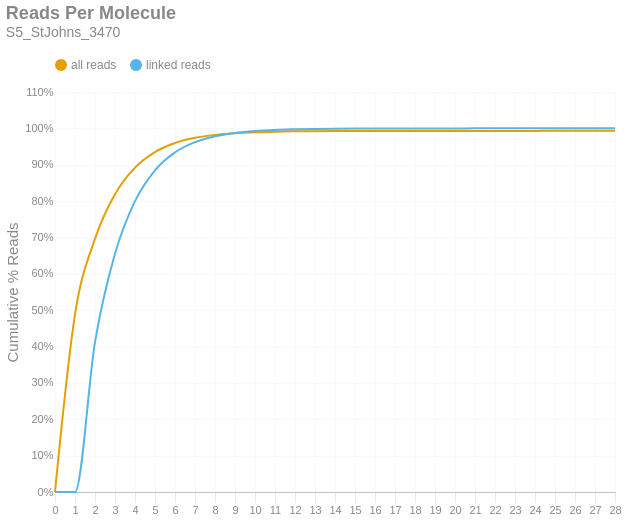

Notebook code for this chart:
### Markdown cell above
### Reads per Molecule
This chart shows the cumulative distribution of the number of reads per linked molecule. That is, how many alignments are associated with a unique molecule. This excludes the number of reads associated with invalid or absent linked-read barcodes. The `linked` histogram is the percentages recalculated when disregarding singletons.

### Code cell
if SKIPLR:
    print_html(f"Skipped")
else:
    counts = np.bincount(valids['reads'].cast(pl.Int64).to_numpy())
    weighted = counts * np.arange(len(counts))
    all_perc = weighted / n_reads
    linked_perc = weighted / n_linked_reads
    linked_perc[1] = 0
    binned_df = pl.DataFrame({
        'readsper': list(range(len(counts))),
        'all reads (cumsum)': np.cumsum(all_perc).tolist(),
        'linked reads (cumsum)': np.cumsum(linked_perc).tolist(),
    })

    with SafeRender(binned_df):
        (
            density_plot(binned_df, 'Reads Per Molecule', samplename, 'readspmol')
            .encode(
                x=alt.X('readsper:O', title=None).axis(labelAngle=0).scale(padding=0),
                y=alt.Y('value:Q', title='Cumulative % Reads').axis(format='%').stack(False),
                color=alt.Color("key:N").scale(domain=["all reads", "linked reads"]),
                tooltip=[
                    alt.Tooltip("key:N", title="Data Type"),
                    alt.Tooltip("readsper:O", title="Reads Per Molecule"),
                    alt.Tooltip("value:Q", format=".2%", title="% Reads (Cum.)")
                ]            
            )
        ).display()

### Figure 1 — Vega-Lite specification as saved in the notebook (floating-point values rounded to 4 significant figures)
{"width": "container", "height": 400, "config": {"title": {"anchor": "start", "dy": -15, "fontSize": 18, "color": "#888888", "subtitleColor": "#888888", "subtitleFontSize": 14}, "arc": {"fill": "#0072B2"}, "axis": {"domainColor": "#888888", "domainWidth": 0.5, "gridWidth": 0.2, "grid": false, "titleFontWeight": 400, "titleFontSize": 15, "labelFontSize": 11, "labelColor": "#888888", "tickColor": "#888888", "tickWidth": 0.2, "titleColor": "#888888"}, "axisBand": {"grid": false}, "axisX": {"grid": true, "tickSize": 10, "domainCap": "round"}, "axisY": {"domain": false, "grid": true, "tickSize": 0, "domainCap": "round"}, "background": "transparent", "header": {"labelFontSize": 15, "labelColor": "#888888", "titleFontSize": 15, "titleFontWeight": 600, "titleColor": "#888888"}, "legend": {"labelFont": "sans-serif", "labelFontSize": 12, "labelColor": "#888888", "symbolSize": 100, "symbolType": "circle", "titleFontSize": 12, "titlePadding": 10, "titleColor": "#888888", "title": null, "orient": "top"}, "range": {"category": ["#E69F00", "#56B4E9", "#009E73", "#F0E442", "#0072B2", "#D55E00", "#CC79A7", "#000000"], "diverging": ["#cfe8f3", "#a2d4ec", "#73bfe2", "#46abdb", "#1696d2", "#12719e"]}, "area": {"fill": "#0072B2", "fillOpacity": 0.7, "line": true, "strokeOpacity": 0.7}, "line": {"color": "#0072B2", "stroke": "#0072B2", "strokeWidth": 2}, "trail": {"color": "#0072B2", "stroke": "#0072B2", "strokeWidth": 0, "size": 1}, "point": {"filled": true, "fillOpacity": 1.0, "size": 95}, "text": {"color": "#888888", "fontSize": 11, "align": "right", "fontWeight": 400, "size": 11}, "bar": {"fill": "#0072B2", "stroke": null}, "view": {"stroke": null, "continuousWidth": 660, "continuousHeight": 400}}, "data": {"name": "data-2ed1b816ba0c67ee71888f3a68c99292"}, "mark": {"type": "line", "interpolate": "monotone", "point": {"opacity": 0, "size": 275}}, "encoding": {"color": {"field": "key", "scale": {"domain": ["all reads", "linked reads"]}, "type": "nominal"}, "tooltip": [{"field": "key", "title": "Data Type", "type": "nominal"}, {"field": "readsper", "title": "Reads Per Molecule", "type": "ordinal"}, {"field": "value", "format": ".2%", "title": "% Reads (Cum.)", "type": "quantitative"}], "x": {"axis": {"labelAngle": 0}, "field": "readsper", "scale": {"padding": 0}, "title": null, "type": "ordinal"}, "y": {"axis": {"format": "%"}, "field": "value", "stack": false, "title": "Cumulative % Reads", "type": "quantitative"}}, "params": [{"name": "param_c36ac31b6afebe62", "select": {"type": "point", "fields": ["key"]}, "bind": "legend"}], "title": {"text": "Reads Per Molecule", "subtitle": "S5_StJohns_3470"}, "transform": [{"fold": ["all reads (cumsum)", "linked reads (cumsum)"]}, {"calculate": "replace(datum.key, ' (cumsum)', '')", "as": "key"}, {"filter": {"param": "param_c36ac31b6afebe62"}}], "usermeta": {"embedOptions": {"downloadFileName": "S5_StJohns_3470.readspmol"}}, "$schema": "https://vega.github.io/schema/vega-lite/v6.1.0.json", "datasets": {"data-2ed1b816ba0c67ee71888f3a68c99292": [{"readsper": 0, "all reads (cumsum)": 0.0, "linked reads (cumsum)": 0.0}, {"readsper": 1, "all reads (cumsum)": 0.4886, "linked reads (cumsum)": 0.0}, {"readsper": 2, "all reads (cumsum)": 0.6965, "linked reads (cumsum)": 0.412}, {"readsper": 3, "all reads (cumsum)": 0.8191, "linked reads (cumsum)": 0.655}, {"readsper": 4, "all reads (cumsum)": 0.8921, "linked reads (cumsum)": 0.7999}, {"readsper": 5, "all reads (cumsum)": 0.9349, "linked reads (cumsum)": 0.8847}, {"readsper": 6, "all reads (cumsum)": 0.9598, "linked reads (cumsum)": 0.9339}, {"readsper": 7, "all reads (cumsum)": 0.9739, "linked reads (cumsum)": 0.962}, {"readsper": 8, "all reads (cumsum)": 0.9821, "linked reads (cumsum)": 0.9782}, {"readsper": 9, "all reads (cumsum)": 0.9868, "linked reads (cumsum)": 0.9875}, {"readsper": 10, "all reads (cumsum)": 0.9894, "linked reads (cumsum)": 0.9927}, {"readsper": 11, "all reads (cumsum)": 0.991, "linked reads (cumsum)": 0.9958}, {"readsper": 12, "all reads (cumsum)": 0.9918, "linked reads (cumsum)": 0.9975}, {"readsper": 13, "all reads (cumsum)": 0.9923, "linked reads (cumsum)": 0.9985}, {"readsper": 14, "all reads (cumsum)": 0.9926, "linked reads (cumsum)": 0.9991}, {"readsper": 15, "all reads (cumsum)": 0.9928, "linked reads (cumsum)": 0.9995}, {"readsper": 16, "all reads (cumsum)": 0.9929, "linked reads (cumsum)": 0.9997}, {"readsper": 17, "all reads (cumsum)": 0.993, "linked reads (cumsum)": 0.9998}, {"readsper": 18, "all reads (cumsum)": 0.993, "linked reads (cumsum)": 0.9999}, {"readsper": 19, "all reads (cumsum)": 0.9931, "linked reads (cumsum)": 0.9999}, {"readsper": 20, "all reads (cumsum)": 0.9931, "linked reads (cumsum)": 1.0}, {"readsper": 21, "all reads (cumsum)": 0.9931, "linked reads (cumsum)": 1.0}, {"readsper": 22, "all reads (cumsum)": 0.9931, "linked reads (cumsum)": 1.0}, {"readsper": 23, "all reads (cumsum)": 0.9931, "linked reads (cumsum)": 1.0}, {"readsper": 24, "all reads (cumsum)": 0.9931, "linked reads (cumsum)": 1.0}, {"readsper": 25, "all reads (cumsum)": 0.9931, "linked reads (cumsum)": 1.0}, {"readsper": 26, "all reads (cumsum)": 0.9931, "linked reads (cumsum)": 1.0}, {"readsper": 27, "all reads (cumsum)": 0.9931, "linked reads (cumsum)": 1.0}, {"readsper": 28, "all reads (cumsum)": 0.9931, "linked reads (cumsum)": 1.0}]}}
